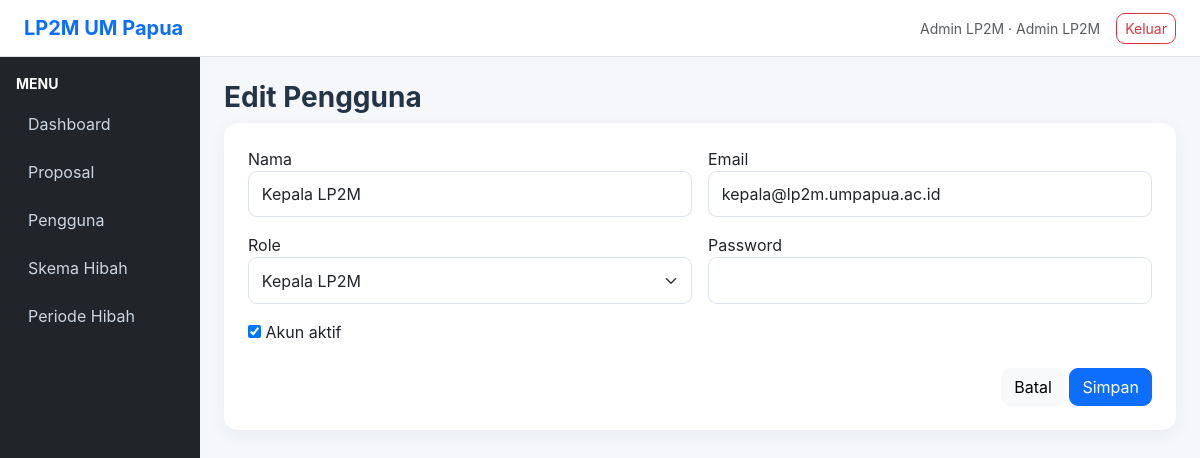
Page /users/edit.php?id=2 (signed in) on the committed database.
### tables this page shows
CREATE TABLE roles(id INT UNSIGNED AUTO_INCREMENT PRIMARY KEY,name VARCHAR(50) UNIQUE NOT NULL,description VARCHAR(255));

CREATE TABLE users(id BIGINT UNSIGNED AUTO_INCREMENT PRIMARY KEY,role_id INT UNSIGNED NOT NULL,name VARCHAR(150) NOT NULL,email VARCHAR(150) UNIQUE NOT NULL,password VARCHAR(255) NOT NULL,is_active TINYINT(1) DEFAULT 1,last_login DATETIME NULL,created_at TIMESTAMP DEFAULT CURRENT_TIMESTAMP,updated_at TIMESTAMP DEFAULT CURRENT_TIMESTAMP ON UPDATE CURRENT_TIMESTAMP,FOREIGN KEY(role_id) REFERENCES roles(id));

### users/edit.php (called while the page is built)
<?php require "form.php";

### config/auth.php (called while the page is built, shortened)
<?php
function current_user(): ?array
{
    return $_SESSION['user'] ?? null;
}
function has_role(string ...$roles): bool
{
    $user = current_user();
    return $user && in_array($user['role'], $roles, true);
}
?>

### config/app.php (called while the page is built, shortened)
<?php
require_once __DIR__.'/auth.php';
function e(?string $v): string { return htmlspecialchars((string)$v, ENT_QUOTES, 'UTF-8'); }

### users/form.php (the view)
<?php require_once __DIR__."/../config/app.php";require_role("Admin LP2M");$id=(int)($_GET["id"]??0);$roles=$pdo->query("SELECT * FROM roles ORDER BY id")->fetchAll();$d=["name"=>"","email"=>"","role_id"=>"","is_active"=>1];if($id){$st=$pdo->prepare("SELECT * FROM users WHERE id=?");$st->execute([$id]);$d=$st->fetch();if(!$d)exit("Data tidak ditemukan.");}if($_SERVER["REQUEST_METHOD"]==="POST"){require_post_csrf();$d["name"]=post_string("name");$d["email"]=post_string("email");$d["role_id"]=post_string("role_id");$d["is_active"]=isset($_POST["is_active"])?1:0;$pass=(string)($_POST["password"]??"");try{if($id){if($pass!==""){$pdo->prepare("UPDATE users SET name=?,email=?,role_id=?,password=?,is_active=? WHERE id=?")->execute([$d["name"],$d["email"],$d["role_id"],password_hash($pass,PASSWORD_DEFAULT),$d["is_active"],$id]);}else{$pdo->prepare("UPDATE users SET name=?,email=?,role_id=?,is_active=? WHERE id=?")->execute([$d["name"],$d["email"],$d["role_id"],$d["is_active"],$id]);}flash("success","Pengguna diperbarui.");}else{if($pass==="")throw new RuntimeException("Password wajib diisi.");$pdo->prepare("INSERT INTO users(name,email,role_id,password,is_active) VALUES(?,?,?,?,?)")->execute([$d["name"],$d["email"],$d["role_id"],password_hash($pass,PASSWORD_DEFAULT),$d["is_active"]]);flash("success","Pengguna ditambahkan.");}redirect("index.php");}catch(Throwable $e){$err="Data tidak valid atau email sudah digunakan.";}}$pageTitle=$id?"Edit Pengguna":"Tambah Pengguna";require __DIR__."/../partials/header.php";?><h3 class="fw-bold"><?=$id?"Edit":"Tambah"?> Pengguna</h3><?php if(!empty($err)):?><div class="alert alert-danger"><?=e($err)?></div><?php endif;?><form method="post" class="card p-4"><input type="hidden" name="csrf_token" value="<?=e(csrf_token())?>"><div class="row g-3"><div class="col-md-6"><label>Nama</label><input class="form-control" name="name" value="<?=e($d["name"])?>" required></div><div class="col-md-6"><label>Email</label><input class="form-control" type="email" name="email" value="<?=e($d["email"])?>" required></div><div class="col-md-6"><label>Role</label><select class="form-select" name="role_id"><?php foreach($roles as $r):?><option value="<?=$r["id"]?>" <?=((string)$d["role_id"]===(string)$r["id"])?"selected":""?>><?=e($r["name"])?></option><?php endforeach;?></select></div><div class="col-md-6"><label>Password</label><input class="form-control" type="password" name="password" <?=$id?"":"required"?>></div></div><label class="mt-3"><input type="checkbox" name="is_active" <?=$d["is_active"]?"checked":""?>> Akun aktif</label><div class="text-end mt-4"><a href="index.php" class="btn btn-light">Batal</a> <button class="btn btn-primary">Simpan</button></div></form><?php require __DIR__."/../partials/footer.php";?>

### partials/header.php (shortened to what this page needs)
<?php
require_once __DIR__.'/../config/app.php'; require_login();
$user=current_user(); $pageTitle=$pageTitle??"SI Hibah LP2M";
$nested=in_array(basename(dirname($_SERVER["SCRIPT_FILENAME"])),["proposals","users","schemes","periods"],true);
$pre=$nested?"../":"";
?>
<!doctype html><html lang="id"><head><link href="https://cdn.jsdelivr.net/npm/bootstrap@5.3.3/dist/css/bootstrap.min.css" rel="stylesheet"><link href="https://cdn.jsdelivr.net/npm/bootstrap-icons@1.11.3/font/bootstrap-icons.css" rel="stylesheet"><link href="<?=$pre?>assets/css/style.css" rel="stylesheet"></head><body>
<nav class="navbar bg-white border-bottom sticky-top"><div class="container-fluid px-4"><a class="navbar-brand fw-bold text-primary" href="<?=$pre?>dashboard.php">LP2M UM Papua</a><div class="d-flex gap-3 align-items-center"><span class="small text-muted"><?=e($user["name"])?> · <?=e($user["role"])?></span><a href="<?=$pre?>logout.php" class="btn btn-outline-danger btn-sm">Keluar</a></div></div></nav>
<div class="container-fluid"><div class="row"><aside class="col-lg-2 bg-dark sidebar-simple p-3"><div class="text-white small fw-bold mb-2">MENU</div><a class="side-link" href="<?=$pre?>dashboard.php">Dashboard</a><a class="side-link" href="<?=$pre?>proposals/index.php">Proposal</a><?php if(has_role("Admin LP2M")):?><a class="side-link" href="<?=$pre?>users/index.php">Pengguna</a><a class="side-link" href="<?=$pre?>schemes/index.php">Skema Hibah</a><a class="side-link" href="<?=$pre?>periods/index.php">Periode Hibah</a><?php endif;?></aside><main class="col-lg-10 p-4"><?php show_flash(); ?>

### assets/css/style.css (style rules this page uses)
:root { --primary:#0d47a1; --primary2:#1565c0; --sidebar:#102a56; --bg:#f5f7fb; --text:#243447; --login-blue:#111b70; --login-blue-2:#1d2b8f; --gold:#f5c542; }
* { box-sizing:border-box }
body { margin:0; background:var(--bg); color:var(--text); font-family:Inter,system-ui,-apple-system,"Segoe UI",sans-serif; }
a { text-decoration:none }
.card { border:0; box-shadow:0 5px 18px rgba(30,55,90,.06); border-radius:14px; }
.form-control,.form-select { border-color:#dce3ed; border-radius:9px; padding:.65rem .8rem; }
.btn { border-radius:9px }
.sidebar-simple { min-height:calc(100vh - 56px) }
.side-link { display:block;color:#cbd5e1;padding:10px 12px;border-radius:8px;margin-bottom:4px;text-decoration:none }

### rows in the picture
roles: name "Admin LP2M"
users: name "Kepala LP2M", email "kepala@lp2m.umpapua.ac.id", role_id "Kepala LP2M", is_active "☑"
